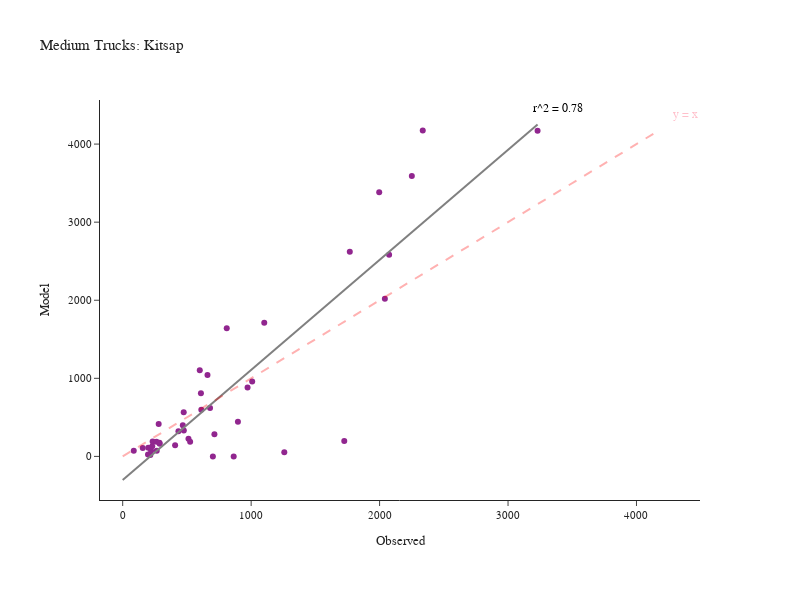

Notebook source saved alongside this figure:
### Code cell
fig = create_truck_chart(df_daily_med, 'Medium', 'Kitsap')
fig.show()

### Figure 1 — Plotly figure (JSON) as saved in the notebook; plotly's stock layout.template omitted (floating-point values rounded to 4 significant figures)
{"data": [{"customdata": [["SR-16  N/O SR-302 NB/SB", "Kitsap"], ["SR-16 N/O SR-160 NB/SB", "Kitsap"], ["SR-16 N/O Tremont NB/SB", "Kitsap"], ["SR-16 S/O SR-3 NB", "Kitsap"], ["SR-104 @ Hood Canal Bridge WB/EB", "Kitsap"], ["SR-104 E/O Hood Canal Bridge WB/EB", "Kitsap"], ["SR-104 N/O Pt Gamble Rd WB/EB", "Kitsap"], ["SR-104 E/O SR-307 WB/EB", "Kitsap"], ["SR-104 E/O Hansville WB/EB", "Kitsap"], ["SR-160 @ SR-16 WB/EB", "Kitsap"], ["SR-160 E/O Long Lake Rd WB/EB", "Kitsap"], ["SR-160 W/O Banner WB/EB", "Kitsap"], ["SR-160 E/O Peterson WB/EB", "Kitsap"], ["SR-160 S/O Southworth Dr WB/EB", "Kitsap"], ["SR-166 E/O SR-16 WB/EB", "Kitsap"], ["SR-3 E/O Sunset Way NB/SB", "Kitsap"], ["SR-3 N/O SR-305 NB/SB", "Kitsap"], ["SR-3 S/O Newberry Hill Rd NB/SB", "Kitsap"], ["SR-3 @ SR-304 NB/SB", "Kitsap"], ["SR-3 NE of SR-16 NB/SB", "Kitsap"], ["SR-3 W/O Lake Flora Rd NB/SB", "Kitsap"], ["SR-303 E/O SR-3 NB/SB", "Kitsap"], ["SR-303 N/O 11th St NB/SB", "Kitsap"], ["SR-303 N/O SR-304 NB/SB", "Kitsap"], ["SR-304 E/O SR-3 WB/EB", "Kitsap"], ["SR-304 W/O Naval WB/EB", "Kitsap"], ["SR-305 W/O SR-307 WB/EB", "Kitsap"], ["SR-305 W/O Suquamish Way WB/EB", "Kitsap"], ["SR-305 N/O Day Rd WB/EB", "Kitsap"], ["SR-305 N/O High School Rd WB/EB", "Kitsap"], ["SR-305 S/O Winslow Way WB/EB", "Kitsap"], ["SR-305 @ Ferry Ramp WB/EB", "Kitsap"], ["SR-307 W/O SR-104 NB/SB", "Kitsap"], ["SR-307 N/O Gunderson NB/SB", "Kitsap"], ["SR-307 S/O Gunderson NB/SB", "Kitsap"], ["SR-307 N/O SR-305 NB/SB", "Kitsap"], ["SR-308 @ SR-3 WB/EB", "Kitsap"], ["SR-308 E/O SR-3 WB/EB", "Kitsap"], ["SR-308 E/O Silverdale Way WB/EB", "Kitsap"], ["SR-308 W/O Brownsville Hwy WB/EB", "Kitsap"], ["SR-310 @ SR-3 WB/EB", "Kitsap"], ["SR-310 W/O Callow WB/EB", "Kitsap"]], "hovertemplate": "Observed=%{x}<br>Model=%{y}<br>location=%{customdata[0]}<br>County=%{customdata[1]}<extra></extra>", "legendgroup": "", "line": {"color": "Grey", "width": 2}, "marker": {"color": "#91268F", "symbol": "circle"}, "mode": "markers", "name": "", "orientation": "v", "showlegend": false, "type": "scatter", "x": [2336, 1997, 2251, 2041, 702, 197, 215, 512, 288, 475, 525, 408, 233, 86, 280, 1258, 1725, 2074, 1768, 3230, 864, 972, 1008, 434, 810, 609, 1102, 660, 600, 468, 265, 221, 714, 476, 612, 680, 156, 199, 263, 230, 897, 286], "xaxis": "x", "y": [4173, 3382, 3590, 2018, 0, 24, 18, 227, 163, 567, 189, 144, 190, 73, 416, 54, 198, 2582, 2620, 4172, 0, 883, 959, 322, 1642, 809, 1712, 1043, 1104, 400, 72, 72, 283, 331, 598, 620, 109, 111, 189, 129, 444, 176], "yaxis": "y"}, {"hovertemplate": "Observed=%{x}<br>Model=%{y}<extra></extra>", "legendgroup": "", "line": {"color": "Grey", "dash": "solid", "width": 2}, "marker": {"symbol": "circle"}, "mode": "lines", "name": "", "orientation": "v", "showlegend": false, "type": "scatter", "x": [0.0, 32.63, 65.25, 97.88, 130.5, 163.1, 195.8, 228.4, 261.0, 293.6, 326.3, 358.9, 391.5, 424.1, 456.8, 489.4, 522.0, 554.6, 587.3, 619.9, 652.5, 685.2, 717.8, 750.4, 783.0, 815.7, 848.3, 880.9, 913.5, 946.2, 978.8, 1011.0, 1044.0, 1077.0, 1109.0, 1142.0, 1175.0, 1207.0, 1240.0, 1272.0, 1305.0, 1338.0, 1370.0, 1403.0, 1436.0, 1468.0, 1501.0, 1533.0, 1566.0, 1599.0, 1631.0, 1664.0, 1697.0, 1729.0, 1762.0, 1794.0, 1827.0, 1860.0, 1892.0, 1925.0, 1958.0, 1990.0, 2023.0, 2055.0, 2088.0, 2121.0, 2153.0, 2186.0, 2219.0, 2251.0, 2284.0, 2316.0, 2349.0, 2382.0, 2414.0, 2447.0, 2480.0, 2512.0, 2545.0, 2577.0, 2610.0, 2643.0, 2675.0, 2708.0, 2741.0, 2773.0, 2806.0, 2838.0, 2871.0, 2904.0, 2936.0, 2969.0, 3002.0, 3034.0, 3067.0, 3099.0, 3132.0, 3165.0, 3197.0, 3230.0], "xaxis": "x", "y": [-302.2, -256.3, -210.3, -164.3, -118.3, -72.35, -26.37, 19.6, 65.58, 111.6, 157.5, 203.5, 249.5, 295.5, 341.5, 387.4, 433.4, 479.4, 525.4, 571.3, 617.3, 663.3, 709.3, 755.3, 801.2, 847.2, 893.2, 939.2, 985.1, 1031.0, 1077.0, 1123.0, 1169.0, 1215.0, 1261.0, 1307.0, 1353.0, 1399.0, 1445.0, 1491.0, 1537.0, 1583.0, 1629.0, 1675.0, 1721.0, 1767.0, 1813.0, 1859.0, 1905.0, 1951.0, 1997.0, 2043.0, 2089.0, 2135.0, 2181.0, 2227.0, 2273.0, 2319.0, 2364.0, 2410.0, 2456.0, 2502.0, 2548.0, 2594.0, 2640.0, 2686.0, 2732.0, 2778.0, 2824.0, 2870.0, 2916.0, 2962.0, 3008.0, 3054.0, 3100.0, 3146.0, 3192.0, 3238.0, 3284.0, 3330.0, 3376.0, 3422.0, 3468.0, 3514.0, 3560.0, 3606.0, 3652.0, 3698.0, 3744.0, 3790.0, 3836.0, 3882.0, 3928.0, 3974.0, 4020.0, 4066.0, 4112.0, 4158.0, 4204.0, 4250.0], "yaxis": "y"}], "layout": {"annotations": [{"align": "right", "font": {"color": "pink", "size": 12}, "showarrow": false, "text": "y = x", "x": 4382.0, "y": 4382.0}, {"align": "right", "font": {"color": "black", "size": 12}, "showarrow": false, "text": "r^2 = 0.78", "x": 3392.0, "y": 4462.0}], "height": 600, "legend": {"tracegroupgap": 0}, "margin": {"b": 100, "l": 100, "r": 100, "t": 100}, "shapes": [{"line": {"color": "Red", "dash": "dash", "width": 2}, "type": "line", "x0": 0, "x1": 4173, "y0": 0, "y1": 4173}], "title": {"text": "Medium Trucks: Kitsap"}, "width": 800, "xaxis": {"anchor": "y", "domain": [0.0, 1.0], "title": {"text": "Observed"}}, "yaxis": {"anchor": "x", "domain": [0.0, 1.0], "title": {"text": "Model"}}}}
